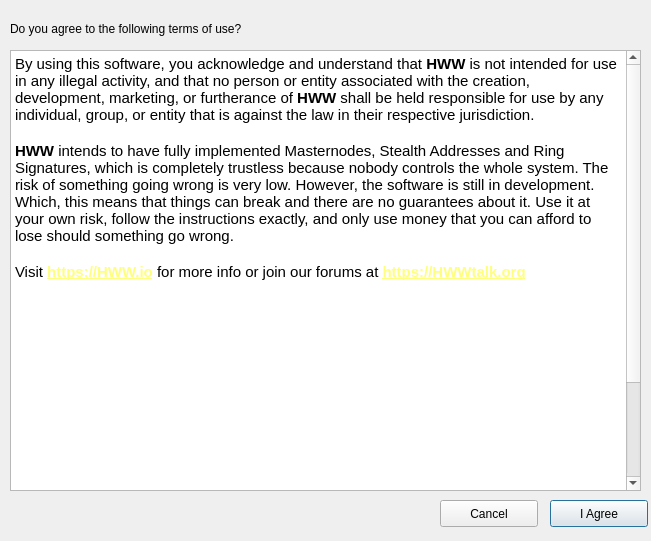
<?xml version="1.0" encoding="UTF-8"?>
<ui version="4.0">
 <class>TermsOfUse</class>
 <widget class="QDialog" name="TermsOfUse">
  <property name="geometry">
   <rect>
    <x>0</x>
    <y>0</y>
    <width>651</width>
    <height>541</height>
   </rect>
  </property>
  <property name="windowTitle">
   <string>HWW - Terms of Use</string>
  </property>
  <widget class="QTextBrowser" name="textBrowser">
   <property name="geometry">
    <rect>
     <x>10</x>
     <y>50</y>
     <width>631</width>
     <height>441</height>
    </rect>
   </property>
   <property name="html">
    <string>&lt;!DOCTYPE HTML PUBLIC &quot;-//W3C//DTD HTML 4.0//EN&quot; &quot;http://www.w3.org/TR/REC-html40/strict.dtd&quot;&gt;
&lt;html&gt;&lt;head&gt;&lt;meta name=&quot;qrichtext&quot; content=&quot;1&quot; /&gt;&lt;style type=&quot;text/css&quot;&gt;
p, li { white-space: pre-wrap; }
&lt;/style&gt;&lt;/head&gt;&lt;body style=&quot; font-family:'MS Shell Dlg 2'; font-size:8.25pt; font-weight:400; font-style:normal;&quot;&gt;
&lt;p style=&quot; margin-top:0px; margin-bottom:0px; margin-left:0px; margin-right:0px; -qt-block-indent:0; text-indent:0px;&quot;&gt;&lt;span style=&quot; font-family:'Ubuntu'; font-size:11pt;&quot;&gt;By using this software, you acknowledge and understand that &lt;/span&gt;&lt;span style=&quot; font-family:'Ubuntu'; font-size:11pt; font-weight:600;&quot;&gt;HWW&lt;/span&gt;&lt;span style=&quot; font-family:'Ubuntu'; font-size:11pt;&quot;&gt; is not intended for use in any illegal activity, and that no person or entity associated with the creation, development, marketing, or furtherance of &lt;/span&gt;&lt;span style=&quot; font-family:'Ubuntu'; font-size:11pt; font-weight:600;&quot;&gt;HWW&lt;/span&gt;&lt;span style=&quot; font-family:'Ubuntu'; font-size:11pt;&quot;&gt; shall be held responsible for use by any individual, group, or entity that is against the law in their respective jurisdiction.&lt;/span&gt;&lt;/p&gt;
&lt;p style=&quot;-qt-paragraph-type:empty; margin-top:0px; margin-bottom:0px; margin-left:0px; margin-right:0px; -qt-block-indent:0; text-indent:0px; font-family:'Ubuntu'; font-size:11pt;&quot;&gt;&lt;br /&gt;&lt;/p&gt;
&lt;p style=&quot; margin-top:0px; margin-bottom:0px; margin-left:0px; margin-right:0px; -qt-block-indent:0; text-indent:0px;&quot;&gt;&lt;span style=&quot; font-family:'Ubuntu'; font-size:11pt; font-weight:600;&quot;&gt;HWW&lt;/span&gt;&lt;span style=&quot; font-family:'Ubuntu'; font-size:11pt;&quot;&gt; intends to have fully implemented Masternodes, Stealth Addresses and Ring Signatures, which is completely trustless because nobody controls the whole system. The risk of something going wrong is very low. However, the software is still in development. Which, this means that things can break and there are no guarantees about it. Use it at your own risk, follow the instructions exactly, and only use money that you can afford to lose should something go wrong.&lt;/span&gt;&lt;/p&gt;
&lt;p style=&quot;-qt-paragraph-type:empty; margin-top:0px; margin-bottom:0px; margin-left:0px; margin-right:0px; -qt-block-indent:0; text-indent:0px; font-family:'Ubuntu'; font-size:11pt;&quot;&gt;&lt;br /&gt;&lt;/p&gt;
&lt;p style=&quot; margin-top:0px; margin-bottom:0px; margin-left:0px; margin-right:0px; -qt-block-indent:0; text-indent:0px;&quot;&gt;&lt;span style=&quot; font-family:'Ubuntu'; font-size:11pt;&quot;&gt;Visit &lt;/span&gt;&lt;a href=&quot;https://HWW.io&quot;&gt;&lt;span style=&quot; font-size:11pt; font-weight:600; text-decoration: underline; color:#ffff7f;&quot;&gt;https://HWW.io&lt;/span&gt;&lt;/a&gt;&lt;span style=&quot; font-family:'Ubuntu'; font-size:11pt;&quot;&gt; for more info or join our forums at &lt;/span&gt;&lt;a href=&quot;https://HWWtalk.org&quot;&gt;&lt;span style=&quot; font-size:11pt; font-weight:600; text-decoration: underline; color:#ffff7f;&quot;&gt;https://HWWtalk.org&lt;/span&gt;&lt;/a&gt;&lt;/p&gt;
&lt;p style=&quot;-qt-paragraph-type:empty; margin-top:0px; margin-bottom:0px; margin-left:0px; margin-right:0px; -qt-block-indent:0; text-indent:0px; font-size:11pt; font-weight:600; text-decoration: underline; color:#ffff7f;&quot;&gt;&lt;br /&gt;&lt;/p&gt;
&lt;p style=&quot;-qt-paragraph-type:empty; margin-top:0px; margin-bottom:0px; margin-left:0px; margin-right:0px; -qt-block-indent:0; text-indent:0px; font-size:8pt;&quot;&gt;&lt;br /&gt;&lt;/p&gt;
&lt;p style=&quot;-qt-paragraph-type:empty; margin-top:0px; margin-bottom:0px; margin-left:0px; margin-right:0px; -qt-block-indent:0; text-indent:0px; font-family:'Ubuntu'; font-size:11pt;&quot;&gt;&lt;br /&gt;&lt;/p&gt;
&lt;p style=&quot;-qt-paragraph-type:empty; margin-top:0px; margin-bottom:0px; margin-left:0px; margin-right:0px; -qt-block-indent:0; text-indent:0px; font-family:'Ubuntu'; font-size:11pt;&quot;&gt;&lt;br /&gt;&lt;/p&gt;
&lt;p style=&quot;-qt-paragraph-type:empty; margin-top:0px; margin-bottom:0px; margin-left:0px; margin-right:0px; -qt-block-indent:0; text-indent:0px; font-family:'Ubuntu'; font-size:11pt;&quot;&gt;&lt;br /&gt;&lt;/p&gt;
&lt;p style=&quot;-qt-paragraph-type:empty; margin-top:0px; margin-bottom:0px; margin-left:0px; margin-right:0px; -qt-block-indent:0; text-indent:0px; font-family:'Ubuntu'; font-size:11pt;&quot;&gt;&lt;br /&gt;&lt;/p&gt;
&lt;p style=&quot;-qt-paragraph-type:empty; margin-top:0px; margin-bottom:0px; margin-left:0px; margin-right:0px; -qt-block-indent:0; text-indent:0px; font-family:'Ubuntu'; font-size:11pt;&quot;&gt;&lt;br /&gt;&lt;/p&gt;
&lt;p style=&quot;-qt-paragraph-type:empty; margin-top:0px; margin-bottom:0px; margin-left:0px; margin-right:0px; -qt-block-indent:0; text-indent:0px; font-family:'Ubuntu'; font-size:11pt;&quot;&gt;&lt;br /&gt;&lt;/p&gt;
&lt;p style=&quot;-qt-paragraph-type:empty; margin-top:0px; margin-bottom:0px; margin-left:0px; margin-right:0px; -qt-block-indent:0; text-indent:0px; font-family:'Ubuntu'; font-size:11pt;&quot;&gt;&lt;br /&gt;&lt;/p&gt;
&lt;p style=&quot;-qt-paragraph-type:empty; margin-top:0px; margin-bottom:0px; margin-left:0px; margin-right:0px; -qt-block-indent:0; text-indent:0px; font-family:'Ubuntu'; font-size:11pt;&quot;&gt;&lt;br /&gt;&lt;/p&gt;
&lt;p style=&quot;-qt-paragraph-type:empty; margin-top:0px; margin-bottom:0px; margin-left:0px; margin-right:0px; -qt-block-indent:0; text-indent:0px; font-family:'Ubuntu'; font-size:11pt;&quot;&gt;&lt;br /&gt;&lt;/p&gt;
&lt;p style=&quot;-qt-paragraph-type:empty; margin-top:0px; margin-bottom:0px; margin-left:0px; margin-right:0px; -qt-block-indent:0; text-indent:0px; font-family:'Ubuntu'; font-size:11pt;&quot;&gt;&lt;br /&gt;&lt;/p&gt;
&lt;p style=&quot;-qt-paragraph-type:empty; margin-top:0px; margin-bottom:0px; margin-left:0px; margin-right:0px; -qt-block-indent:0; text-indent:0px; font-family:'Ubuntu'; font-size:11pt;&quot;&gt;&lt;br /&gt;&lt;/p&gt;
&lt;p style=&quot;-qt-paragraph-type:empty; margin-top:0px; margin-bottom:0px; margin-left:0px; margin-right:0px; -qt-block-indent:0; text-indent:0px; font-family:'Ubuntu'; font-size:11pt;&quot;&gt;&lt;br /&gt;&lt;/p&gt;
&lt;p style=&quot; margin-top:0px; margin-bottom:0px; margin-left:0px; margin-right:0px; -qt-block-indent:0; text-indent:0px;&quot;&gt;&lt;span style=&quot; font-family:'Ubuntu'; font-size:11pt; font-weight:600; font-style:italic;&quot;&gt;Credits:&lt;/span&gt;&lt;span style=&quot; font-family:'Ubuntu'; font-size:11pt; font-style:italic;&quot;&gt; kingcarsen, enkayz, thi3rryzz, I Can Haz Crypto, Buzzkillb, tinchopf, kawaiicrypto, skiMo, and everyone else who has helped to build/test/grow HWW! &lt;/span&gt;&lt;span style=&quot; font-family:'Ubuntu'; font-size:11pt; font-style:italic; text-decoration: underline;&quot;&gt;Our community is fantastic and you all deserve to be mentioned here forever.&lt;/span&gt;&lt;span style=&quot; font-family:'Ubuntu'; font-size:11pt; font-style:italic;&quot;&gt; THANK YOU! FOR THE POWER OF THE PEOPLE! ANCIENT MONEY FOR A NEW WORLD!&lt;/span&gt;&lt;/p&gt;
&lt;p style=&quot;-qt-paragraph-type:empty; margin-top:0px; margin-bottom:0px; margin-left:0px; margin-right:0px; -qt-block-indent:0; text-indent:0px; font-family:'Ubuntu'; font-size:11pt;&quot;&gt;&lt;br /&gt;&lt;/p&gt;&lt;/body&gt;&lt;/html&gt;</string>
   </property>
  </widget>
  <widget class="QLabel" name="label">
   <property name="geometry">
    <rect>
     <x>10</x>
     <y>20</y>
     <width>631</width>
     <height>17</height>
    </rect>
   </property>
   <property name="text">
    <string>Do you agree to the following terms of use?</string>
   </property>
  </widget>
  <widget class="QPushButton" name="buttonAgree">
   <property name="geometry">
    <rect>
     <x>550</x>
     <y>500</y>
     <width>98</width>
     <height>27</height>
    </rect>
   </property>
   <property name="text">
    <string>I Agree</string>
   </property>
  </widget>
  <widget class="QPushButton" name="buttonCancel">
   <property name="geometry">
    <rect>
     <x>440</x>
     <y>500</y>
     <width>98</width>
     <height>27</height>
    </rect>
   </property>
   <property name="text">
    <string>Cancel</string>
   </property>
  </widget>
 </widget>
 <resources/>
 <connections/>
</ui>
